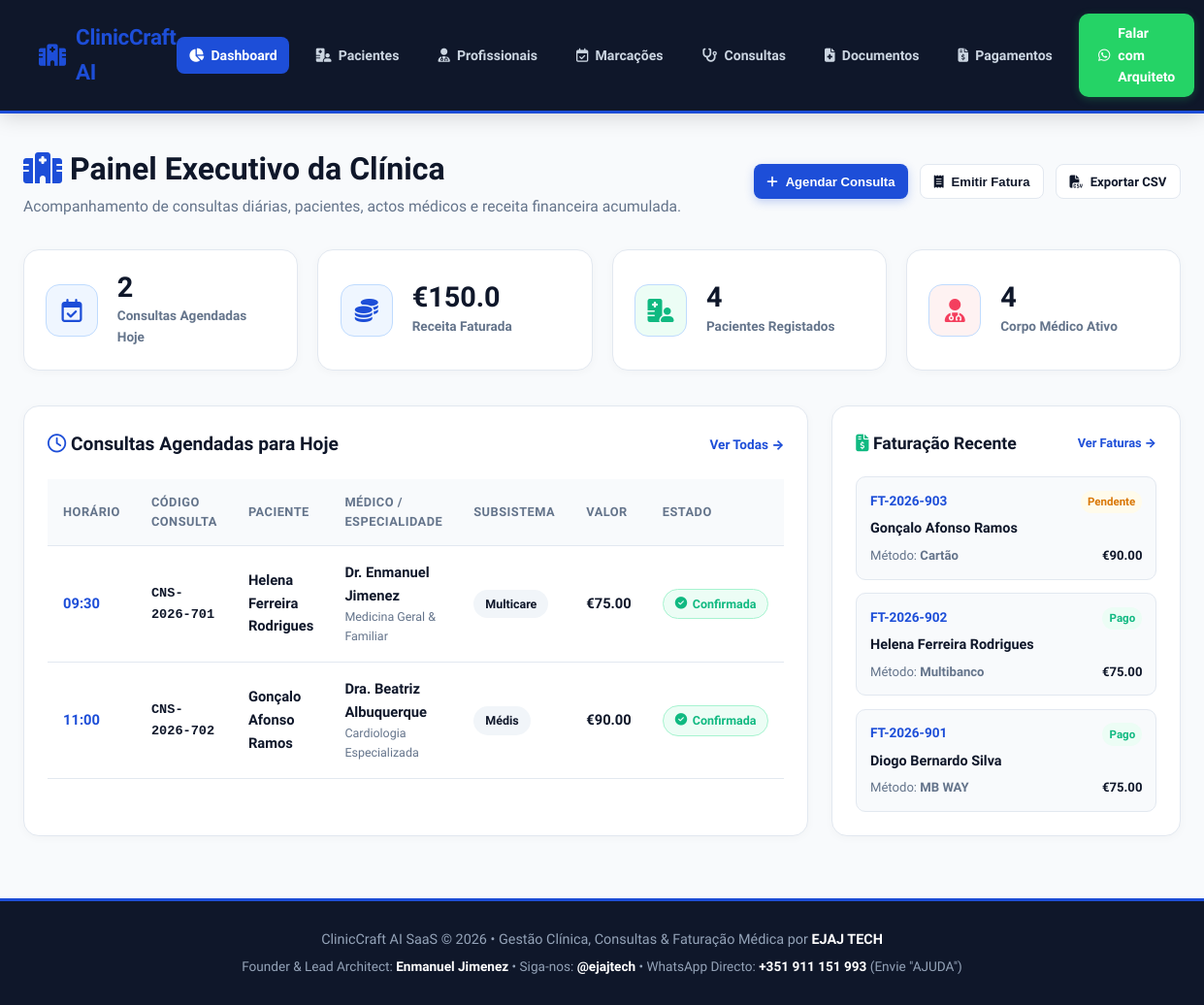
The page / on the database its author committed.
### tables this page shows
CREATE TABLE appointments (
        id INTEGER PRIMARY KEY AUTOINCREMENT,
        appointment_code TEXT NOT NULL UNIQUE,
        patient_id INTEGER NOT NULL,
        professional_id INTEGER NOT NULL,
        appointment_date TEXT NOT NULL,
        appointment_time TEXT NOT NULL,
        status TEXT NOT NULL DEFAULT 'Confirmada', -- Confirmada, Em Espera, Realizada, Cancelada
        reason TEXT NOT NULL,
        fee REAL NOT NULL,
        created_at TEXT NOT NULL,
        FOREIGN KEY (patient_id) REFERENCES patients (id),
        FOREIGN KEY (professional_id) REFERENCES professionals (id)
    );

CREATE TABLE patients (
        id INTEGER PRIMARY KEY AUTOINCREMENT,
        patient_code TEXT NOT NULL UNIQUE,
        name TEXT NOT NULL,
        nif TEXT NOT NULL UNIQUE,
        email TEXT NOT NULL,
        phone TEXT NOT NULL,
        birth_date TEXT NOT NULL,
        insurance TEXT NOT NULL DEFAULT 'Particular',
        blood_type TEXT NOT NULL,
        created_at TEXT NOT NULL
    );

CREATE TABLE professionals (
        id INTEGER PRIMARY KEY AUTOINCREMENT,
        name TEXT NOT NULL,
        specialty TEXT NOT NULL,
        license_no TEXT NOT NULL UNIQUE,
        email TEXT NOT NULL,
        phone TEXT NOT NULL,
        consultation_fee REAL NOT NULL DEFAULT 70.0,
        status TEXT NOT NULL DEFAULT 'Ativo',
        created_at TEXT NOT NULL
    );

CREATE TABLE payments (
        id INTEGER PRIMARY KEY AUTOINCREMENT,
        invoice_code TEXT NOT NULL UNIQUE,
        appointment_id INTEGER NOT NULL,
        patient_id INTEGER NOT NULL,
        amount REAL NOT NULL,
        payment_method TEXT NOT NULL, -- Multibanco, MB WAY, Cartão, Dinheiro
        status TEXT NOT NULL DEFAULT 'Pago', -- Pago, Pendente, Reembolsado
        payment_date TEXT NOT NULL,
        FOREIGN KEY (appointment_id) REFERENCES appointments (id),
        FOREIGN KEY (patient_id) REFERENCES patients (id)
    );

### app.py (the view)
@app.route('/')
def dashboard():
    conn = get_db()
    cursor = conn.cursor()
    today_str = date.today().strftime("%Y-%m-%d")
    cursor.execute("SELECT COUNT(*) as cnt FROM appointments WHERE appointment_date = ?", (today_str,))
    today_appts = cursor.fetchone()['cnt']
    cursor.execute("SELECT SUM(amount) as total FROM payments WHERE status = 'Pago'")
    total_revenue = cursor.fetchone()['total'] or 0.0
    cursor.execute("SELECT COUNT(*) as cnt FROM patients")
    total_patients = cursor.fetchone()['cnt']
    cursor.execute("SELECT COUNT(*) as cnt FROM professionals WHERE status = 'Ativo'")
    active_professionals = cursor.fetchone()['cnt']
    cursor.execute("""
    SELECT a.*, p.name as patient_name, p.insurance, pr.name as professional_name, pr.specialty
    FROM appointments a
    JOIN patients p ON a.patient_id = p.id
    JOIN professionals pr ON a.professional_id = pr.id
    WHERE a.appointment_date = ?
    ORDER BY a.appointment_time ASC
    """, (today_str,))
    today_appts_list = [dict(r) for r in cursor.fetchall()]
    cursor.execute("""
    SELECT py.*, p.name as patient_name, a.appointment_code
    FROM payments py
    JOIN patients p ON py.patient_id = p.id
    JOIN appointments a ON py.appointment_id = a.id
    ORDER BY py.id DESC
    LIMIT 4
    """)
    recent_payments = [dict(r) for r in cursor.fetchall()]
    cursor.execute("SELECT id, name, nif FROM patients ORDER BY name ASC")
    patients_list = [dict(r) for r in cursor.fetchall()]
    cursor.execute("SELECT id, name, specialty, consultation_fee FROM professionals WHERE status = 'Ativo' ORDER BY name ASC")
    professionals_list = [dict(r) for r in cursor.fetchall()]
    cursor.execute("SELECT a.id, a.appointment_code, p.name as patient_name, a.fee FROM appointments a JOIN patients p ON a.patient_id = p.id ORDER BY a.id DESC")
    appointments_list = [dict(r) for r in cursor.fetchall()]
    conn.close()
    return render_template(
        'dashboard.html',
        today_appts=today_appts,
        total_revenue=round(total_revenue, 2),
        total_patients=total_patients,
        active_professionals=active_professionals,
        today_appts_list=today_appts_list,
        recent_payments=recent_payments,
        patients_list=patients_list,
        professionals_list=professionals_list,
        appointments_list=appointments_list
    )

### app.py (called while the page is built)
def get_db():
    conn = sqlite3.connect(DB_PATH)
    conn.row_factory = sqlite3.Row
    return conn

### templates/dashboard.html (shortened to what this page needs)
{% extends 'base.html' %}
{% block content %}
<div class="page-header">
    <div>
        <h1 class="page-title"><i class="fa-solid fa-hospital" style="color: var(--sapphire-blue);"></i> Painel Executivo da Clínica</h1>
        <p class="page-subtitle">Acompanhamento de consultas diárias, pacientes, actos médicos e receita financeira acumulada.</p>
    </div>
    <div style="display: flex; gap: 0.75rem;">
        <button onclick="document.getElementById('modal-create-appointment').style.display='flex'" class="btn-sm btn-primary">
            <i class="fa-solid fa-plus"></i> Agendar Consulta
        </button>
        <button onclick="document.getElementById('modal-create-payment').style.display='flex'" class="btn-sm btn-secondary">
            <i class="fa-solid fa-receipt"></i> Emitir Fatura
        </button>
        <a href="/api/export/csv" class="btn-sm btn-secondary">
            <i class="fa-solid fa-file-csv"></i> Exportar CSV
        </a>
    </div>
</div>
<div class="stats-grid">
    <div class="stat-card">
        <div class="stat-icon">
            <i class="fa-regular fa-calendar-check"></i>
        </div>
        <div>
            <div class="stat-val">{{ today_appts }}</div>
            <div class="stat-label">Consultas Agendadas Hoje</div>
        </div>
    </div>
    <div class="stat-card">
        <div class="stat-icon" style="background: #EFF6FF; color: var(--sapphire-blue);">
            <i class="fa-solid fa-coins"></i>
        </div>
        <div>
            <div class="stat-val">€{{ total_revenue }}</div>
            <div class="stat-label">Receita Faturada</div>
        </div>
    </div>
    <div class="stat-card">
        <div class="stat-icon" style="background: #ECFDF5; color: var(--emerald-green);">
            <i class="fa-solid fa-hospital-user"></i>
        </div>
        <div>
            <div class="stat-val">{{ total_patients }}</div>
            <div class="stat-label">Pacientes Registados</div>
        </div>
    </div>
    <div class="stat-card">
        <div class="stat-icon" style="background: #FEF2F2; color: var(--coral-accent);">
            <i class="fa-solid fa-user-doctor"></i>
        </div>
        <div>
            <div class="stat-val">{{ active_professionals }}</div>
            <div class="stat-label">Corpo Médico Ativo</div>
        </div>
    </div>
</div>
<div style="display: grid; grid-template-columns: 2fr 1fr; gap: 1.5rem; margin-bottom: 2rem;">
    <div class="table-card">
        <div style="display: flex; justify-content: space-between; align-items: center; margin-bottom: 1.25rem;">
            <h2 style="font-size: 1.2rem; font-weight: 800; color: var(--text-dark);">
                <i class="fa-regular fa-clock" style="color: var(--sapphire-blue);"></i> Consultas Agendadas para Hoje
            </h2>
            <a href="/appointments" style="font-size: 0.85rem; color: var(--sapphire-blue); font-weight: 800; text-decoration: none;">Ver Todas &rarr;</a>
        </div>
        {% if not today_appts_list %}
            <div style="text-align: center; padding: 2.5rem; color: var(--text-muted);">
                <i class="fa-regular fa-calendar" style="font-size: 2.5rem; margin-bottom: 0.5rem; opacity: 0.4;"></i>
                <p>Nenhuma consulta médica agendada para o dia de hoje.</p>
            </div>
        {% else %}
            <div style="overflow-x: auto;">
                <table class="custom-table">
                    <thead>
                        <tr>
                            <th>Horário</th>
                            <th>Código Consulta</th>
                            <th>Paciente</th>
                            <th>Médico / Especialidade</th>
                            <th>Subsistema</th>
                            <th>Valor</th>
                            <th>Estado</th>
                        </tr>
                    </thead>
                    <tbody>
                        {% for a in today_appts_list %}
                        <tr>
                            <td style="font-weight: 800; color: var(--sapphire-blue);">{{ a.appointment_time }}</td>
                            <td style="font-family: monospace; font-size: 0.85rem; font-weight: 700;">{{ a.appointment_code }}</td>
                            <td style="font-weight: 700; color: var(--text-dark);">{{ a.patient_name }}</td>
                            <td>
                                <div style="font-weight: 600;">{{ a.professional_name }}</div>
                                <div style="font-size: 0.78rem; color: var(--text-muted);">{{ a.specialty }}</div>
                            </td>
                            <td>
                                <span class="badge" style="background: #F1F5F9; color: var(--text-dark);">{{ a.insurance }}</span>
                            </td>
                            <td style="font-weight: 800; color: var(--text-dark);">€{{ "%.2f"|format(a.fee) }}</td>
                            <td>
                                {% if a.status == 'Realizada' %}
                                    <span class="badge badge-done"><i class="fa-solid fa-check"></i> Realizada</span>
                                {% elif a.status == 'Confirmada' %}
                                    <span class="badge badge-confirmed"><i class="fa-solid fa-check-circle"></i> Confirmada</span>
                                {% else %}
                                    <span class="badge badge-waiting"><i class="fa-regular fa-clock"></i> Em Espera</span>
                                {% endif %}
                            </td>
                        </tr>
                        {% endfor %}
                    </tbody>
                </table>
            </div>
        {% endif %}
    </div>
    <div class="table-card">
        <div style="display: flex; justify-content: space-between; align-items: center; margin-bottom: 1.25rem;">
            <h2 style="font-size: 1.1rem; font-weight: 800; color: var(--text-dark);">
                <i class="fa-solid fa-file-invoice-dollar" style="color: var(--emerald-green);"></i> Faturação Recente
            </h2>
            <a href="/payments" style="font-size: 0.8rem; color: var(--sapphire-blue); font-weight: 800; text-decoration: none;">Ver Faturas &rarr;</a>
        </div>
        {% if not recent_payments %}
            <div style="text-align: center; padding: 2rem; color: var(--text-muted);">
                <i class="fa-solid fa-receipt" style="font-size: 2rem; color: var(--emerald-green); margin-bottom: 0.5rem;"></i>
                <p style="font-size: 0.9rem;">Sem registos de faturação recentes.</p>
            </div>
        {% else %}
            <div style="display: flex; flex-direction: column; gap: 0.85rem;">
                {% for py in recent_payments %}
                <div style="background: var(--bg-light); border: 1px solid var(--border-color); padding: 0.85rem; border-radius: 10px;">
                    <div style="display: flex; justify-content: space-between; align-items: flex-start;">
                        <span style="font-weight: 800; color: var(--sapphire-blue); font-size: 0.85rem;">{{ py.invoice_code }}</span>
                        <span class="badge" style="font-size: 0.72rem; padding: 0.15rem 0.45rem; background: {% if py.status == 'Pago' %}#ECFDF5; color: var(--emerald-green);{% else %}#FFFBEB; color: var(--amber-warning);{% endif %}">
                            {{ py.status }}
                        </span>
                    </div>
                    <div style="font-weight: 700; font-size: 0.9rem; margin-top: 0.25rem; color: var(--text-dark);">{{ py.patient_name }}</div>
                    <div style="display: flex; justify-content: space-between; font-size: 0.82rem; color: var(--text-muted); margin-top: 0.35rem;">
                        <span>Método: <strong>{{ py.payment_method }}</strong></span>
                        <span style="font-weight: 900; color: var(--text-dark);">€{{ "%.2f"|format(py.amount) }}</span>
                    </div>
                </div>
                {% endfor %}
            </div>
        {% endif %}
    </div>
</div>
{% endblock %}

### static/css/styles.css (style rules this page uses)
:root { --sapphire-blue: #1D4ED8; --coral-accent: #F43F5E; --soft-sapphire-bg: #EFF6FF; --border-sapphire: #BFDBFE; --bg-light: #F8FAFC; --bg-card: #FFFFFF; --border-color: #E2E8F0; --text-dark: #0F172A; --text-muted: #64748B; --emerald-green: #10B981; --amber-warning: #D97706; }
* { box-sizing: border-box; margin: 0; padding: 0; }
body { font-family: 'Plus Jakarta Sans', system-ui, -apple-system, sans-serif; background-color: var(--bg-light); color: var(--text-dark); line-height: 1.6; min-height: 100vh; display: flex; flex-direction: column; }
.page-header { margin-bottom: 2rem; display: flex; justify-content: space-between; align-items: center; flex-wrap: wrap; gap: 1rem; }
.page-title { font-size: 2rem; font-weight: 900; color: var(--text-dark); }
.page-subtitle { color: var(--text-muted); font-size: 0.98rem; }
.stats-grid { display: grid; grid-template-columns: repeat(auto-fit, minmax(210px, 1fr)); gap: 1.25rem; margin-bottom: 2.25rem; }
.stat-card { background: var(--bg-card); border: 1px solid var(--border-color); border-radius: 16px; padding: 1.4rem; display: flex; align-items: center; gap: 1.25rem; box-shadow: 0 2px 10px rgba(0, 0, 0, 0.03); }
.stat-icon { width: 54px; height: 54px; border-radius: 14px; background: var(--soft-sapphire-bg); color: var(--sapphire-blue); display: flex; align-items: center; justify-content: center; font-size: 1.5rem; border: 1px solid var(--border-sapphire); }
.stat-val { font-size: 1.8rem; font-weight: 900; color: var(--text-dark); line-height: 1.1; }
.stat-label { font-size: 0.85rem; color: var(--text-muted); font-weight: 600; margin-top: 0.2rem; }
.btn-primary { background: var(--sapphire-blue); color: white; border: none; padding: 0.65rem 1.35rem; border-radius: 10px; font-weight: 800; font-size: 0.9rem; cursor: pointer; transition: all 0.2s ease; display: inline-flex; align-items: center; gap: 0.5rem; text-decoration: none; box-shadow: 0 3px 10px rgba(29, 78, 216, 0.25); }
.btn-secondary { background: var(--bg-card); color: var(--text-dark); border: 1px solid var(--border-color); padding: 0.65rem 1.35rem; border-radius: 10px; font-weight: 700; font-size: 0.9rem; cursor: pointer; transition: all 0.2s ease; display: inline-flex; align-items: center; gap: 0.5rem; text-decoration: none; }
.btn-sm { padding: 0.4rem 0.85rem; font-size: 0.82rem; border-radius: 8px; }
.table-card { background: var(--bg-card); border: 1px solid var(--border-color); border-radius: 16px; padding: 1.5rem; box-shadow: 0 2px 10px rgba(0, 0, 0, 0.03); }
.custom-table { width: 100%; border-collapse: collapse; font-size: 0.92rem; }
.custom-table th { text-align: left; padding: 0.85rem 1rem; background: var(--bg-light); color: var(--text-muted); font-weight: 700; font-size: 0.8rem; text-transform: uppercase; letter-spacing: 0.5px; border-bottom: 1px solid var(--border-color); }
.custom-table td { padding: 1rem; border-bottom: 1px solid var(--border-color); vertical-align: middle; }
.badge { padding: 0.3rem 0.75rem; border-radius: 20px; font-size: 0.78rem; font-weight: 800; display: inline-flex; align-items: center; gap: 0.35rem; }
.badge-confirmed { background: #ECFDF5; color: var(--emerald-green); border: 1px solid #A7F3D0; }

### rows shown on the page
appointments: appointment_time "09:30", appointment_code "CNS-2026-701", patient_name "Helena Ferreira Rodrigues", professional_name "Dr. Enmanuel Jimenez", specialty "Medicina Geral & Familiar", insurance "Multicare", fee "75.00", status "Confirmada" (drawn)
appointments: appointment_time "11:00", appointment_code "CNS-2026-702", patient_name "Gonçalo Afonso Ramos", professional_name "Dra. Beatriz Albuquerque", specialty "Cardiologia Especializada", insurance "Médis", fee "90.00", status "Confirmada" (drawn)
payments: invoice_code "FT-2026-903", status "Pendente", patient_name "Gonçalo Afonso Ramos", payment_method "Cartão", amount "90.00"
payments: invoice_code "FT-2026-902", status "Pago", patient_name "Helena Ferreira Rodrigues", payment_method "Multibanco", amount "75.00"
payments: invoice_code "FT-2026-901", status "Pago", patient_name "Diogo Bernardo Silva", payment_method "MB WAY", amount "75.00"

### other values the page prints
{{ today_appts }} "2"
{{ total_revenue }} "150.0"
{{ total_patients }} "4"
{{ active_professionals }} "4"
